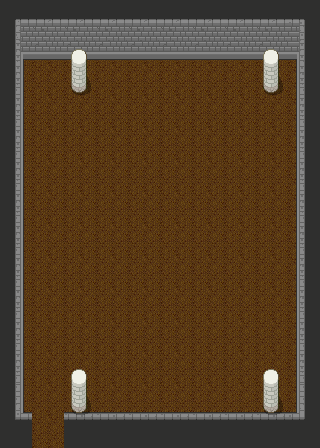

Tiled map render using the project's own tile images. Description and the whole map definition, tile-layer contents included, below:
An orthogonal 10x14 tile map with 32x32 px tiles, 3 tile layers (floor, wall, column), 3 tilesets and 1 object.

<map version="1.8" tiledversion="1.8.5" orientation="orthogonal" renderorder="right-down" width="10" height="14" tilewidth="32" tileheight="32" infinite="0" nextlayerid="8" nextobjectid="2">
 <tileset firstgid="1" source="assets/Dungeon_v2.tsx" />
 <tileset firstgid="229" source="assets/Slates_v2.tsx" />
 <tileset firstgid="293" source="assets/pokemon_v2.tsx" />
 <layer id="4" name="floor" width="10" height="14">
  <data encoding="csv">
242,242,242,242,242,242,242,242,242,242,
242,242,242,242,242,242,242,242,242,242,
242,242,242,242,242,242,242,242,242,242,
242,242,242,242,242,242,242,242,242,242,
242,242,242,242,242,242,242,242,242,242,
242,242,242,242,242,242,242,242,242,242,
242,242,242,242,242,242,242,242,242,242,
242,242,242,242,242,242,242,242,242,242,
242,242,242,242,242,242,242,242,242,242,
242,242,242,242,242,242,242,242,242,242,
242,242,242,242,242,242,242,242,242,242,
242,242,242,242,242,242,242,242,242,242,
242,242,242,242,242,242,242,242,242,242,
242,242,242,242,242,242,242,242,242,242
</data>
 </layer>
 <layer id="1" name="wall" width="10" height="14">
  <data encoding="csv">
4,5,5,5,5,5,5,5,5,6,
23,24,24,24,24,24,24,24,24,25,
22,0,26,0,0,0,0,0,0,20,
22,0,0,0,0,0,0,0,0,20,
22,0,0,0,0,0,0,0,0,20,
22,0,0,0,0,0,0,0,0,20,
22,0,0,0,0,0,0,0,0,20,
22,0,0,0,0,0,0,0,0,20,
22,0,0,0,0,0,0,0,0,20,
22,0,0,0,0,0,0,0,0,20,
22,0,0,0,0,0,0,0,0,20,
22,0,45,45,0,0,0,0,45,20,
42,45,43,43,43,43,43,43,43,44,
61,45,62,62,62,62,62,62,62,63
</data>
 </layer>
 <layer id="6" name="column" width="10" height="14">
  <data encoding="csv">
0,0,0,0,0,0,0,0,0,0,
0,0,1019,0,0,0,0,0,1019,0,
0,0,1053,0,0,0,0,0,1053,0,
0,0,0,0,0,0,0,0,0,0,
0,0,0,0,0,0,0,0,0,0,
0,0,0,0,0,0,0,0,0,0,
0,0,0,0,0,0,0,0,0,0,
0,0,0,0,0,0,0,0,0,0,
0,0,0,0,0,0,0,0,0,0,
0,0,0,0,0,0,0,0,0,0,
0,0,0,0,0,0,0,0,0,0,
0,0,1019,0,0,0,0,0,1019,0,
0,0,1053,0,0,0,0,0,1053,0,
0,0,0,0,0,0,0,0,0,0
</data>
 </layer>
 <objectgroup id="7" name="door">
  <object id="1" x="49" y="433.5">
   <properties>
    <property name="nextDirection" value="DOWN" />
    <property name="nextMap" value="21N2" />
    <property name="nextX" type="int" value="32" />
    <property name="nextY" type="int" value="11" />
   </properties>
  </object>
 </objectgroup>
</map>
